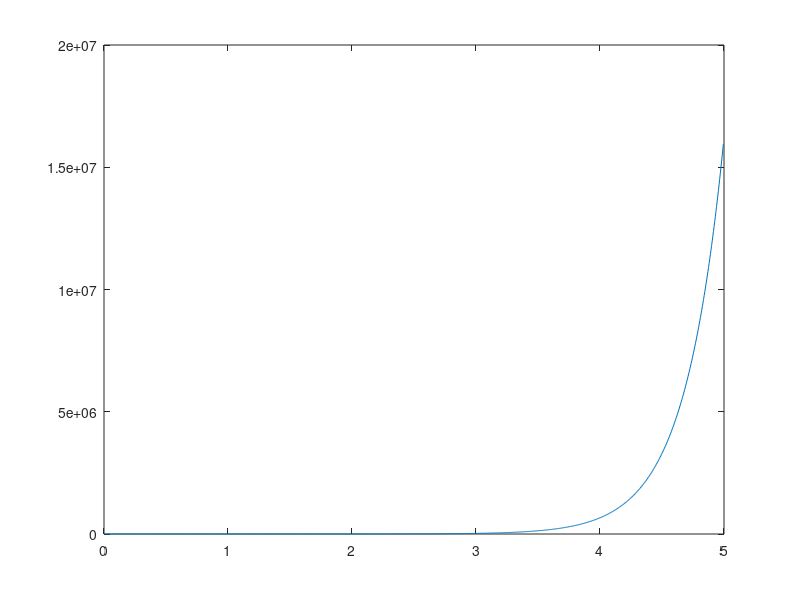

MATLAB code to generate this figure:
clear all
n = 1000
dt = 5/1000
Winc = zeros ( n + 1,1);
rng(100, 'twister');

Winc = sqrt ( dt ) * randn ( n, 1);
wc = cumsum(Winc);
wc;
%plot(wc)
length(wc)

x = zeros(n, 1);
y = zeros(n, 1);

x(1) = 0
y(1) = 1
for i=2:n
    x(i) = x(i-1) + dt;
    y(i) = y(i-1) + dt * ( 3*y(i-1)-2 + exp(3*x(i-1))) % * wc(i-1);
end
plot(x, y)

